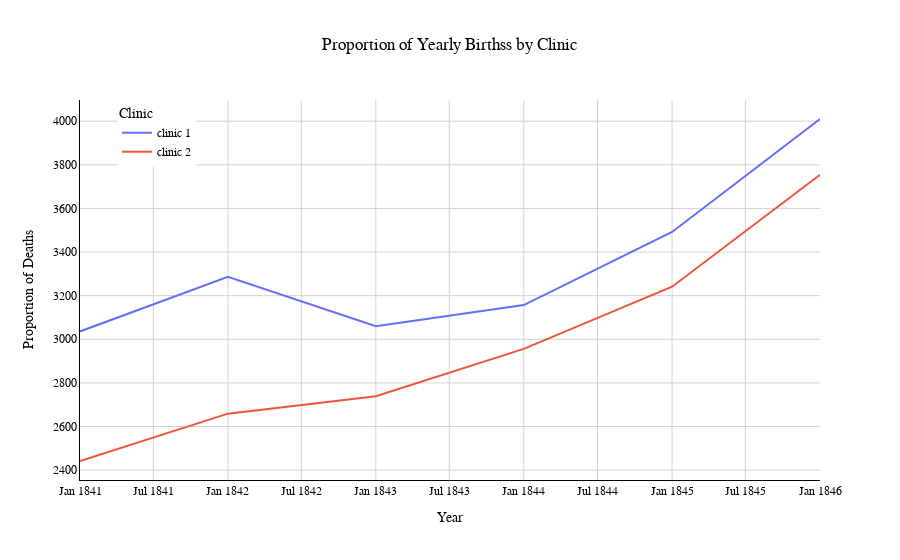

Notebook cell for this chart:
### Markdown cell above
## Yearly Births by Clinic

### Code cell
line = px.line(df_yearly,
               x="year",
               y="births",
               color="clinic",
               title="Proportion of Yearly Birthss by Clinic")

line.update_layout(
    plot_bgcolor='white',
    paper_bgcolor='white',
    title={
        'text': "Proportion of Yearly Birthss by Clinic",
        'x': 0.5,
        'xanchor': 'center'
    },
    xaxis=dict(
        title='Year',
        linecolor='black',
        showgrid=True,
        gridcolor='lightgrey'
    ),
    yaxis=dict(
        title='Proportion of Deaths',
        linecolor='black',
        showgrid=True,
        gridcolor='lightgrey'
    ),
    legend=dict(
        title='Clinic',
        x=0.05,
        y=1.0
    ),
    font=dict(
        family="Arial",
        size=12,
        color="black"
    )
)

line.show()

### Figure 1 — Plotly figure (JSON) as saved in the notebook; plotly's stock layout.template omitted (floating-point values rounded to 4 significant figures)
{"data": [{"hovertemplate": "clinic=clinic 1<br>year=%{x}<br>births=%{y}<extra></extra>", "legendgroup": "clinic 1", "line": {"color": "#636efa", "dash": "solid"}, "marker": {"symbol": "circle"}, "mode": "lines", "name": "clinic 1", "orientation": "v", "showlegend": true, "type": "scatter", "x": ["1841-01-01T00:00:00", "1842-01-01T00:00:00", "1843-01-01T00:00:00", "1844-01-01T00:00:00", "1845-01-01T00:00:00", "1846-01-01T00:00:00"], "xaxis": "x", "y": [3036, 3287, 3060, 3157, 3492, 4010], "yaxis": "y"}, {"hovertemplate": "clinic=clinic 2<br>year=%{x}<br>births=%{y}<extra></extra>", "legendgroup": "clinic 2", "line": {"color": "#EF553B", "dash": "solid"}, "marker": {"symbol": "circle"}, "mode": "lines", "name": "clinic 2", "orientation": "v", "showlegend": true, "type": "scatter", "x": ["1841-01-01T00:00:00", "1842-01-01T00:00:00", "1843-01-01T00:00:00", "1844-01-01T00:00:00", "1845-01-01T00:00:00", "1846-01-01T00:00:00"], "xaxis": "x", "y": [2442, 2659, 2739, 2956, 3241, 3754], "yaxis": "y"}], "layout": {"font": {"color": "black", "family": "Arial", "size": 12}, "legend": {"title": {"text": "Clinic"}, "tracegroupgap": 0, "x": 0.05, "y": 1}, "paper_bgcolor": "white", "plot_bgcolor": "white", "title": {"text": "Proportion of Yearly Birthss by Clinic", "x": 0.5, "xanchor": "center"}, "xaxis": {"anchor": "y", "domain": [0, 1], "gridcolor": "lightgrey", "linecolor": "black", "showgrid": true, "title": {"text": "Year"}}, "yaxis": {"anchor": "x", "domain": [0, 1], "gridcolor": "lightgrey", "linecolor": "black", "showgrid": true, "title": {"text": "Proportion of Deaths"}}}}
